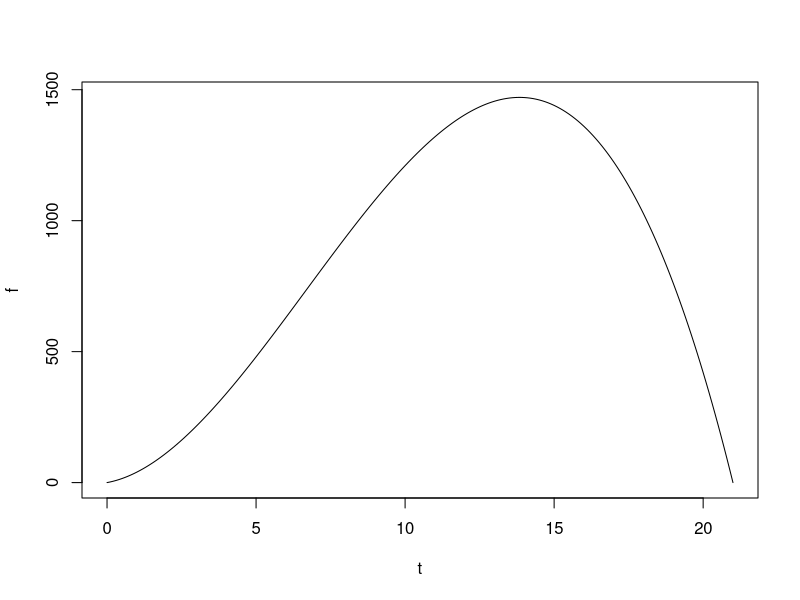
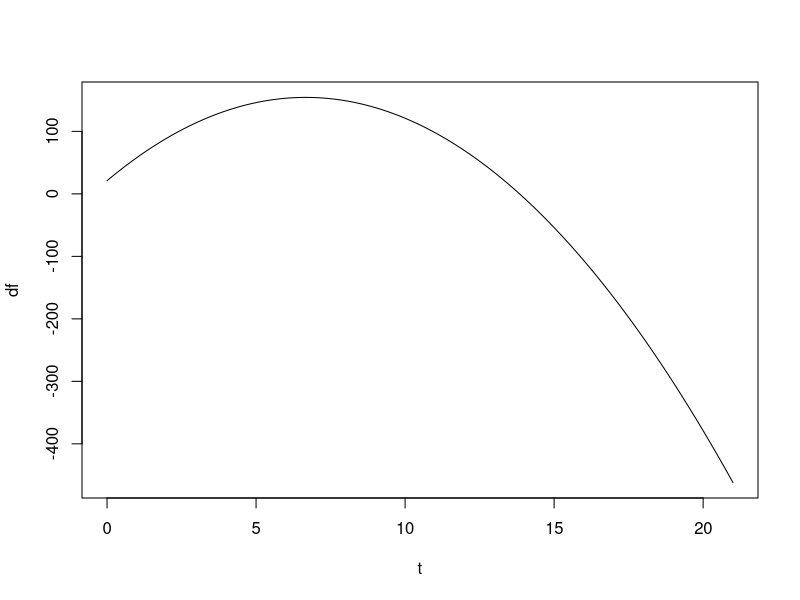
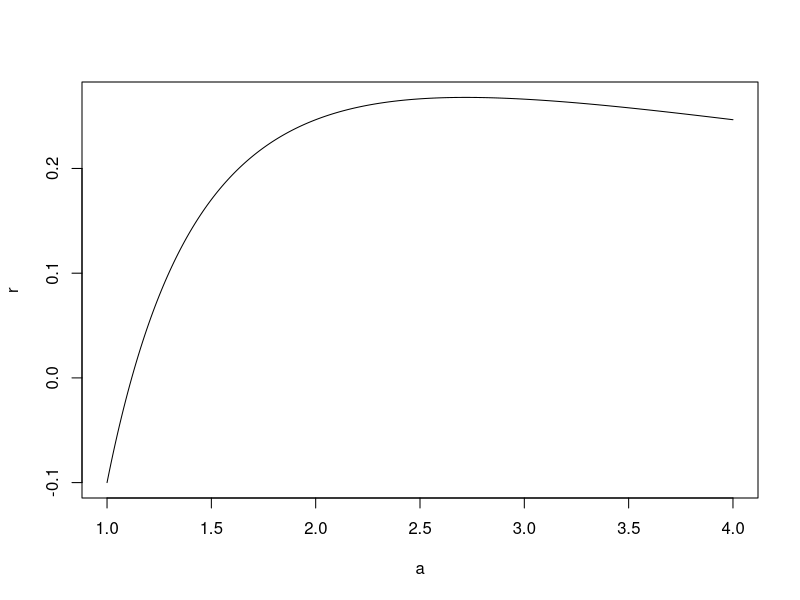
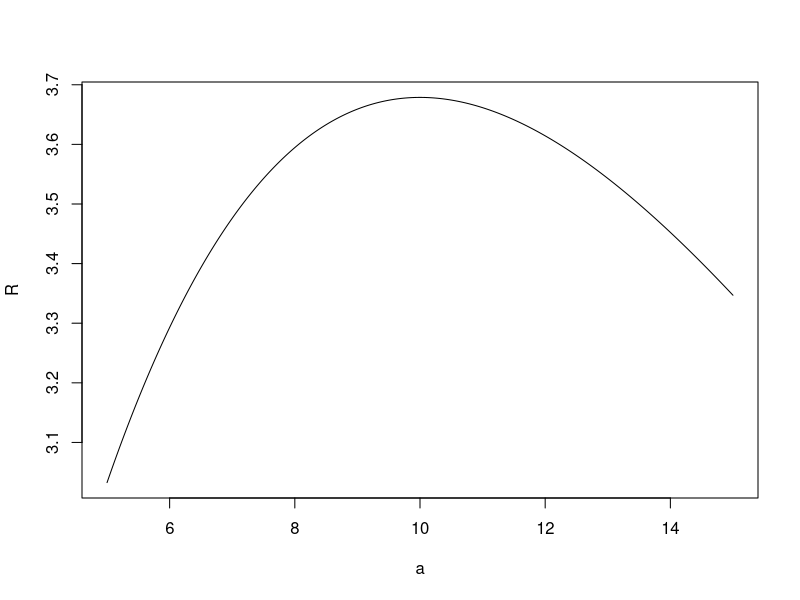
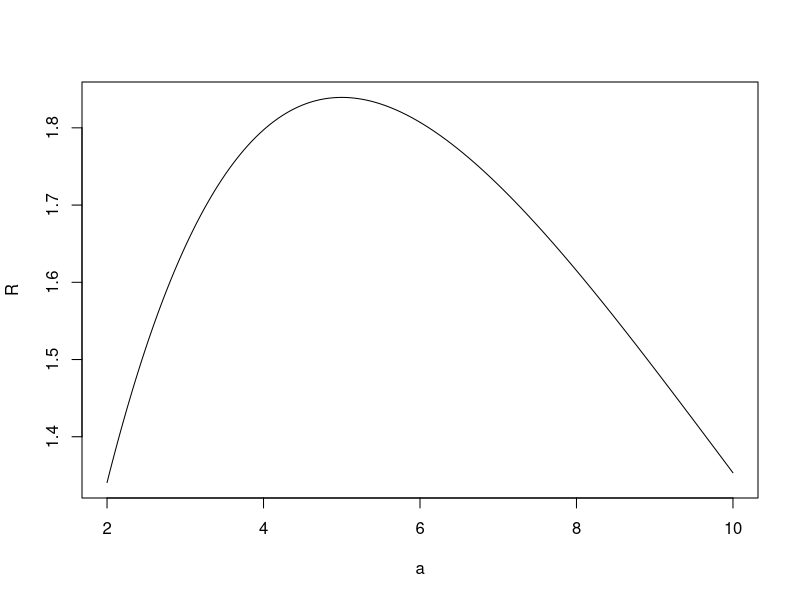
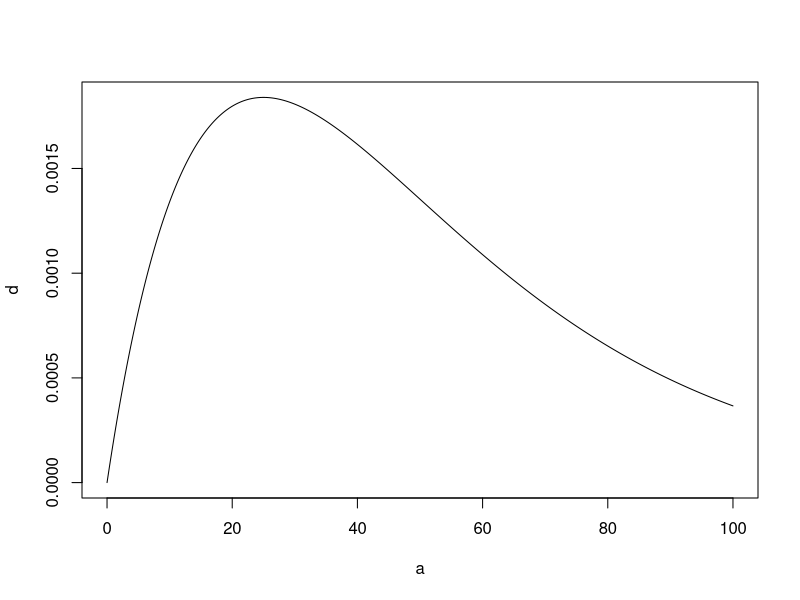

Reproduce these figures in R, in order.
# BIOCALCULUS - Chapter 4.4 p294

# Problem 8.
t = seq(0,21,.1)
f = -t*(t-21)*(t+1)
plot(t,f,typ="l")

df = -3*t^2 +40*t +21
plot(t, df, typ="l")

a = -3
b = 40
c = 21

x1 = (-b + (b^2 - 4*a*c)^.5)/(2*a)
x2 = (-b - (b^2 - 4*a*c)^.5)/(2*a)

# Problem 17(a)
a = seq(1,4,.01)
mu = 0.1
r = log(a*exp(-mu*a))/a
plot(a,r,typ="l")

# Problem 17(b)
a = seq(5,15,.01)
R = a*exp(-mu*a)
plot(a,R,typ="l")

# Problem 18.
mu = 1/5
a = seq(2,10,.01)
R = a*exp(-mu*a)
plot(a,R,typ="l")

a = seq(0,100,.1)
p = 1/200
lambda = 1/25
d = p*a*lambda*exp(-lambda*a)
plot(a,d, typ = "l")
